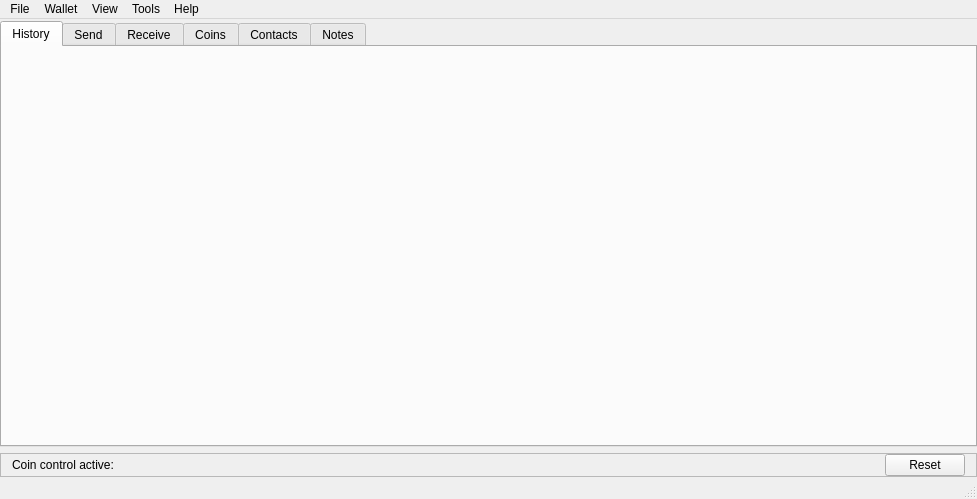
<?xml version="1.0" encoding="UTF-8"?>
<ui version="4.0">
 <class>MainWindow</class>
 <widget class="QMainWindow" name="MainWindow">
  <property name="geometry">
   <rect>
    <x>0</x>
    <y>0</y>
    <width>977</width>
    <height>499</height>
   </rect>
  </property>
  <property name="sizePolicy">
   <sizepolicy hsizetype="Preferred" vsizetype="Preferred">
    <horstretch>0</horstretch>
    <verstretch>0</verstretch>
   </sizepolicy>
  </property>
  <property name="minimumSize">
   <size>
    <width>500</width>
    <height>400</height>
   </size>
  </property>
  <property name="windowTitle">
   <string>Feather</string>
  </property>
  <property name="windowIcon">
   <iconset resource="assets.qrc">
    <normaloff>:/assets/images/appicons/64x64.png</normaloff>:/assets/images/appicons/64x64.png</iconset>
  </property>
  <widget class="QWidget" name="centralWidget">
   <layout class="QVBoxLayout" name="verticalLayout_14">
    <property name="leftMargin">
     <number>0</number>
    </property>
    <property name="topMargin">
     <number>2</number>
    </property>
    <property name="rightMargin">
     <number>0</number>
    </property>
    <property name="bottomMargin">
     <number>0</number>
    </property>
    <item>
     <widget class="QStackedWidget" name="stackedWidget">
      <property name="currentIndex">
       <number>0</number>
      </property>
      <widget class="QWidget" name="page_wallet">
       <layout class="QVBoxLayout" name="verticalLayout_11">
        <property name="leftMargin">
         <number>0</number>
        </property>
        <property name="topMargin">
         <number>0</number>
        </property>
        <property name="rightMargin">
         <number>0</number>
        </property>
        <property name="bottomMargin">
         <number>0</number>
        </property>
        <item>
         <widget class="QTabWidget" name="tabWidget">
          <property name="currentIndex">
           <number>0</number>
          </property>
          <property name="iconSize">
           <size>
            <width>16</width>
            <height>16</height>
           </size>
          </property>
          <widget class="QWidget" name="tabHistory">
           <attribute name="icon">
            <iconset resource="assets.qrc">
             <normaloff>:/assets/images/history.png</normaloff>:/assets/images/history.png</iconset>
           </attribute>
           <attribute name="title">
            <string>History</string>
           </attribute>
           <layout class="QGridLayout" name="gridLayout_3">
            <property name="verticalSpacing">
             <number>9</number>
            </property>
            <item row="0" column="0">
             <layout class="QVBoxLayout" name="historyWidgetLayout"/>
            </item>
           </layout>
          </widget>
          <widget class="QWidget" name="tabSend">
           <property name="sizePolicy">
            <sizepolicy hsizetype="Preferred" vsizetype="Preferred">
             <horstretch>0</horstretch>
             <verstretch>0</verstretch>
            </sizepolicy>
           </property>
           <attribute name="icon">
            <iconset resource="assets.qrc">
             <normaloff>:/assets/images/tab_send.png</normaloff>:/assets/images/tab_send.png</iconset>
           </attribute>
           <attribute name="title">
            <string>Send</string>
           </attribute>
           <layout class="QVBoxLayout" name="verticalLayout">
            <property name="spacing">
             <number>11</number>
            </property>
            <property name="topMargin">
             <number>11</number>
            </property>
            <item>
             <layout class="QVBoxLayout" name="sendWidgetLayout">
              <property name="spacing">
               <number>0</number>
              </property>
             </layout>
            </item>
            <item>
             <spacer name="verticalSpacer">
              <property name="orientation">
               <enum>Qt::Orientation::Vertical</enum>
              </property>
              <property name="sizeHint" stdset="0">
               <size>
                <width>20</width>
                <height>0</height>
               </size>
              </property>
             </spacer>
            </item>
           </layout>
          </widget>
          <widget class="QWidget" name="tabReceive">
           <attribute name="icon">
            <iconset resource="assets.qrc">
             <normaloff>:/assets/images/coins.png</normaloff>:/assets/images/coins.png</iconset>
           </attribute>
           <attribute name="title">
            <string>Receive</string>
           </attribute>
           <layout class="QGridLayout" name="gridLayout_5">
            <item row="0" column="0">
             <layout class="QVBoxLayout" name="receiveWidgetLayout"/>
            </item>
           </layout>
          </widget>
          <widget class="QWidget" name="tabCoins">
           <attribute name="icon">
            <iconset resource="assets.qrc">
             <normaloff>:/assets/images/tab_coins.png</normaloff>:/assets/images/tab_coins.png</iconset>
           </attribute>
           <attribute name="title">
            <string>Coins</string>
           </attribute>
           <layout class="QVBoxLayout" name="verticalLayout_2">
            <item>
             <layout class="QVBoxLayout" name="coinsWidgetLayout"/>
            </item>
           </layout>
          </widget>
          <widget class="QWidget" name="tabContacts">
           <attribute name="icon">
            <iconset resource="assets.qrc">
             <normaloff>:/assets/images/tab_contacts.png</normaloff>:/assets/images/tab_contacts.png</iconset>
           </attribute>
           <attribute name="title">
            <string>Contacts</string>
           </attribute>
           <layout class="QVBoxLayout" name="verticalLayout_4">
            <item>
             <layout class="QVBoxLayout" name="contactsWidgetLayout"/>
            </item>
           </layout>
          </widget>
          <widget class="QWidget" name="tabNotes">
           <attribute name="icon">
            <iconset resource="assets.qrc">
             <normaloff>:/assets/images/tab_notes.png</normaloff>:/assets/images/tab_notes.png</iconset>
           </attribute>
           <attribute name="title">
            <string>Notes</string>
           </attribute>
           <layout class="QVBoxLayout" name="verticalLayout_3">
            <property name="leftMargin">
             <number>0</number>
            </property>
            <property name="topMargin">
             <number>0</number>
            </property>
            <property name="rightMargin">
             <number>0</number>
            </property>
            <property name="bottomMargin">
             <number>0</number>
            </property>
            <item>
             <widget class="QPlainTextEdit" name="notes"/>
            </item>
           </layout>
          </widget>
         </widget>
        </item>
        <item>
         <widget class="QFrame" name="frame_coinControl">
          <property name="frameShape">
           <enum>QFrame::Shape::StyledPanel</enum>
          </property>
          <property name="frameShadow">
           <enum>QFrame::Shadow::Raised</enum>
          </property>
          <layout class="QHBoxLayout" name="horizontalLayout_3">
           <property name="topMargin">
            <number>0</number>
           </property>
           <property name="bottomMargin">
            <number>0</number>
           </property>
           <item>
            <widget class="QLabel" name="label_coinControl">
             <property name="text">
              <string>Coin control active: </string>
             </property>
             <property name="textInteractionFlags">
              <set>Qt::TextInteractionFlag::LinksAccessibleByMouse|Qt::TextInteractionFlag::TextSelectableByMouse</set>
             </property>
            </widget>
           </item>
           <item>
            <widget class="QPushButton" name="btn_resetCoinControl">
             <property name="sizePolicy">
              <sizepolicy hsizetype="Maximum" vsizetype="Fixed">
               <horstretch>0</horstretch>
               <verstretch>0</verstretch>
              </sizepolicy>
             </property>
             <property name="text">
              <string>Reset</string>
             </property>
            </widget>
           </item>
          </layout>
         </widget>
        </item>
       </layout>
      </widget>
      <widget class="QWidget" name="page_lock">
       <layout class="QVBoxLayout" name="verticalLayout_12">
        <property name="leftMargin">
         <number>0</number>
        </property>
        <property name="topMargin">
         <number>0</number>
        </property>
        <property name="rightMargin">
         <number>0</number>
        </property>
        <property name="bottomMargin">
         <number>0</number>
        </property>
        <item>
         <layout class="QVBoxLayout" name="walletUnlockLayout"/>
        </item>
       </layout>
      </widget>
      <widget class="QWidget" name="page_offline">
       <layout class="QVBoxLayout" name="verticalLayout_13">
        <property name="leftMargin">
         <number>0</number>
        </property>
        <property name="topMargin">
         <number>0</number>
        </property>
        <property name="rightMargin">
         <number>0</number>
        </property>
        <property name="bottomMargin">
         <number>0</number>
        </property>
        <item>
         <widget class="QTabWidget" name="tabWidget_2">
          <property name="currentIndex">
           <number>0</number>
          </property>
          <widget class="QWidget" name="tab_5">
           <attribute name="icon">
            <iconset resource="assets.qrc">
             <normaloff>:/assets/images/network.png</normaloff>:/assets/images/network.png</iconset>
           </attribute>
           <attribute name="title">
            <string>Airgapped signing</string>
           </attribute>
           <layout class="QVBoxLayout" name="verticalLayout_16">
            <item>
             <widget class="QLabel" name="label_2">
              <property name="text">
               <string>Feather supports two airgapped transaction signing methods:</string>
              </property>
             </widget>
            </item>
            <item>
             <widget class="QGroupBox" name="groupBox">
              <property name="title">
               <string/>
              </property>
              <layout class="QVBoxLayout" name="verticalLayout_15">
               <item>
                <layout class="QHBoxLayout" name="horizontalLayout_5">
                 <item>
                  <widget class="QRadioButton" name="radio_airgapUR">
                   <property name="sizePolicy">
                    <sizepolicy hsizetype="Maximum" vsizetype="Fixed">
                     <horstretch>0</horstretch>
                     <verstretch>0</verstretch>
                    </sizepolicy>
                   </property>
                   <property name="text">
                    <string/>
                   </property>
                   <property name="checked">
                    <bool>true</bool>
                   </property>
                  </widget>
                 </item>
                 <item>
                  <widget class="ClickableLabel" name="label_airgapUR">
                   <property name="sizePolicy">
                    <sizepolicy hsizetype="Preferred" vsizetype="Fixed">
                     <horstretch>0</horstretch>
                     <verstretch>0</verstretch>
                    </sizepolicy>
                   </property>
                   <property name="text">
                    <string>&lt;html&gt;&lt;head/&gt;&lt;body&gt;&lt;p&gt;Use a webcam to scan &lt;span style=&quot; font-weight:700;&quot;&gt;animated QR codes&lt;/span&gt;&lt;/p&gt;&lt;/body&gt;&lt;/html&gt;</string>
                   </property>
                  </widget>
                 </item>
                </layout>
               </item>
               <item>
                <layout class="QHBoxLayout" name="horizontalLayout_6">
                 <item>
                  <widget class="QRadioButton" name="radio_airgapFiles">
                   <property name="sizePolicy">
                    <sizepolicy hsizetype="Maximum" vsizetype="Fixed">
                     <horstretch>0</horstretch>
                     <verstretch>0</verstretch>
                    </sizepolicy>
                   </property>
                   <property name="text">
                    <string/>
                   </property>
                  </widget>
                 </item>
                 <item>
                  <widget class="ClickableLabel" name="label_airgapFiles">
                   <property name="sizePolicy">
                    <sizepolicy hsizetype="Preferred" vsizetype="Fixed">
                     <horstretch>0</horstretch>
                     <verstretch>0</verstretch>
                    </sizepolicy>
                   </property>
                   <property name="text">
                    <string>&lt;html&gt;&lt;head/&gt;&lt;body&gt;&lt;p&gt;Transfer &lt;span style=&quot; font-weight:700;&quot;&gt;files&lt;/span&gt; between computers (using a flash drive)&lt;/p&gt;&lt;/body&gt;&lt;/html&gt;</string>
                   </property>
                  </widget>
                 </item>
                </layout>
               </item>
              </layout>
             </widget>
            </item>
            <item>
             <spacer name="verticalSpacer_3">
              <property name="orientation">
               <enum>Qt::Orientation::Vertical</enum>
              </property>
              <property name="sizeType">
               <enum>QSizePolicy::Policy::Fixed</enum>
              </property>
              <property name="sizeHint" stdset="0">
               <size>
                <width>20</width>
                <height>10</height>
               </size>
              </property>
             </spacer>
            </item>
            <item>
             <widget class="QLabel" name="label_5">
              <property name="text">
               <string>To initiate an airgapped transaction, try to send a transaction using your online/view-only wallet. Then click 'Sign a transaction..' below to begin the signing process.</string>
              </property>
              <property name="wordWrap">
               <bool>true</bool>
              </property>
             </widget>
            </item>
            <item>
             <widget class="QLabel" name="label_6">
              <property name="text">
               <string>Follow through the steps in the wizard. You may need to transfer/scan multiple files/QR codes.</string>
              </property>
              <property name="wordWrap">
               <bool>true</bool>
              </property>
             </widget>
            </item>
            <item>
             <spacer name="verticalSpacer_4">
              <property name="orientation">
               <enum>Qt::Orientation::Vertical</enum>
              </property>
              <property name="sizeType">
               <enum>QSizePolicy::Policy::Fixed</enum>
              </property>
              <property name="sizeHint" stdset="0">
               <size>
                <width>20</width>
                <height>10</height>
               </size>
              </property>
             </spacer>
            </item>
            <item>
             <layout class="QHBoxLayout" name="horizontalLayout_4">
              <item>
               <widget class="QPushButton" name="btn_help">
                <property name="text">
                 <string>Help</string>
                </property>
               </widget>
              </item>
              <item>
               <spacer name="horizontalSpacer_2">
                <property name="orientation">
                 <enum>Qt::Orientation::Horizontal</enum>
                </property>
                <property name="sizeHint" stdset="0">
                 <size>
                  <width>40</width>
                  <height>20</height>
                 </size>
                </property>
               </spacer>
              </item>
              <item>
               <widget class="QPushButton" name="btn_viewOnlyDetails">
                <property name="text">
                 <string>View-only details</string>
                </property>
               </widget>
              </item>
              <item>
               <widget class="QPushButton" name="btn_checkAddress">
                <property name="text">
                 <string>Show address</string>
                </property>
               </widget>
              </item>
              <item>
               <widget class="QPushButton" name="btn_signTransaction">
                <property name="text">
                 <string>Sign a transaction..</string>
                </property>
               </widget>
              </item>
             </layout>
            </item>
            <item>
             <spacer name="verticalSpacer_2">
              <property name="orientation">
               <enum>Qt::Orientation::Vertical</enum>
              </property>
              <property name="sizeHint" stdset="0">
               <size>
                <width>20</width>
                <height>0</height>
               </size>
              </property>
             </spacer>
            </item>
            <item>
             <widget class="QLabel" name="label">
              <property name="enabled">
               <bool>false</bool>
              </property>
              <property name="text">
               <string>If you're unsure what this is, disable 'Offline mode' by going to Settings → Network → Offline.</string>
              </property>
              <property name="wordWrap">
               <bool>true</bool>
              </property>
             </widget>
            </item>
           </layout>
          </widget>
         </widget>
        </item>
       </layout>
      </widget>
     </widget>
    </item>
   </layout>
  </widget>
  <widget class="QStatusBar" name="statusBar"/>
  <widget class="QMenuBar" name="menuBar">
   <property name="geometry">
    <rect>
     <x>0</x>
     <y>0</y>
     <width>977</width>
     <height>23</height>
    </rect>
   </property>
   <widget class="QMenu" name="menuFile">
    <property name="title">
     <string>File</string>
    </property>
    <widget class="QMenu" name="menuRecently_open">
     <property name="title">
      <string>Recently open</string>
     </property>
    </widget>
    <addaction name="menuRecently_open"/>
    <addaction name="actionOpen"/>
    <addaction name="actionNew_Restore"/>
    <addaction name="actionLock"/>
    <addaction name="actionClose"/>
    <addaction name="actionQuit"/>
    <addaction name="separator"/>
    <addaction name="actionSettings"/>
   </widget>
   <widget class="QMenu" name="menuWallet">
    <property name="title">
     <string>Wallet</string>
    </property>
    <widget class="QMenu" name="menuHistory">
     <property name="title">
      <string>History</string>
     </property>
     <addaction name="actionExport_CSV"/>
     <addaction name="actionImportHistoryCSV"/>
    </widget>
    <widget class="QMenu" name="menuAdvanced">
     <property name="title">
      <string>Advanced</string>
     </property>
     <addaction name="actionStore_wallet"/>
     <addaction name="actionUpdate_balance"/>
     <addaction name="actionRefresh_tabs"/>
     <addaction name="actionRescan_spent"/>
     <addaction name="actionWallet_cache_debug"/>
    </widget>
    <addaction name="actionInformation"/>
    <addaction name="menuAdvanced"/>
    <addaction name="separator"/>
    <addaction name="actionAccount"/>
    <addaction name="actionPassword"/>
    <addaction name="actionSeed"/>
    <addaction name="actionKeys"/>
    <addaction name="actionViewOnly"/>
    <addaction name="separator"/>
    <addaction name="menuHistory"/>
   </widget>
   <widget class="QMenu" name="menuTools">
    <property name="title">
     <string>Tools</string>
    </property>
    <widget class="QMenu" name="menuLoad_signed_transaction">
     <property name="title">
      <string>Broadcast transaction</string>
     </property>
     <addaction name="actionLoadSignedTxFromFile"/>
     <addaction name="actionLoadSignedTxFromText"/>
    </widget>
    <addaction name="actionSignVerify"/>
    <addaction name="actionVerifyTxProof"/>
    <addaction name="separator"/>
    <addaction name="actionKeyImageSync"/>
    <addaction name="menuLoad_signed_transaction"/>
    <addaction name="actionImport_transaction"/>
    <addaction name="separator"/>
    <addaction name="actionTransmitOverUR"/>
    <addaction name="separator"/>
    <addaction name="actionPay_to_many"/>
    <addaction name="actionAddress_checker"/>
    <addaction name="actionCreateDesktopEntry"/>
    <addaction name="actionTxPoolViewer"/>
   </widget>
   <widget class="QMenu" name="menuHelp">
    <property name="title">
     <string>Help</string>
    </property>
    <addaction name="actionAbout"/>
    <addaction name="actionCheckForUpdates"/>
    <addaction name="actionOfficialWebsite"/>
    <addaction name="separator"/>
    <addaction name="actionDocumentation"/>
    <addaction name="actionReport_bug"/>
    <addaction name="actionShow_debug_info"/>
   </widget>
   <widget class="QMenu" name="menuView">
    <property name="title">
     <string>View</string>
    </property>
    <addaction name="actionPlaceholderBegin"/>
    <addaction name="actionShow_Coins"/>
    <addaction name="actionShow_Contacts"/>
    <addaction name="actionShow_Notes"/>
    <addaction name="actionPlaceholderEnd"/>
    <addaction name="separator"/>
    <addaction name="actionShow_Searchbar"/>
   </widget>
   <addaction name="menuFile"/>
   <addaction name="menuWallet"/>
   <addaction name="menuView"/>
   <addaction name="menuTools"/>
   <addaction name="menuHelp"/>
  </widget>
  <action name="actionQuit">
   <property name="text">
    <string>Quit application</string>
   </property>
  </action>
  <action name="action">
   <property name="text">
    <string>Network</string>
   </property>
  </action>
  <action name="actionSignVerify">
   <property name="text">
    <string>Sign/verify message</string>
   </property>
  </action>
  <action name="actionAbout">
   <property name="text">
    <string>About</string>
   </property>
  </action>
  <action name="actionOfficialWebsite">
   <property name="text">
    <string>Official website</string>
   </property>
  </action>
  <action name="actionSettings">
   <property name="text">
    <string>Settings</string>
   </property>
  </action>
  <action name="actionCalculator">
   <property name="text">
    <string>Calculator</string>
   </property>
  </action>
  <action name="actionInformation">
   <property name="text">
    <string>Information</string>
   </property>
  </action>
  <action name="actionPassword">
   <property name="text">
    <string>Password</string>
   </property>
  </action>
  <action name="actionSeed">
   <property name="text">
    <string>Seed</string>
   </property>
  </action>
  <action name="actionReport_bug">
   <property name="text">
    <string>Report bug</string>
   </property>
  </action>
  <action name="actionDonate_to_Feather">
   <property name="text">
    <string>Donate to Feather</string>
   </property>
  </action>
  <action name="actionExport_CSV">
   <property name="text">
    <string>Export CSV</string>
   </property>
  </action>
  <action name="actionShow_Coins">
   <property name="checkable">
    <bool>true</bool>
   </property>
   <property name="text">
    <string>Coins</string>
   </property>
  </action>
  <action name="actionShow_xmr_to">
   <property name="text">
    <string>Show XMR.to</string>
   </property>
  </action>
  <action name="actionShow_calc">
   <property name="text">
    <string>Show Calc</string>
   </property>
  </action>
  <action name="actionClose">
   <property name="text">
    <string>Close wallet</string>
   </property>
  </action>
  <action name="actionVerifyTxProof">
   <property name="text">
    <string>Verify transaction proof</string>
   </property>
  </action>
  <action name="actionStore_wallet">
   <property name="text">
    <string>Save wallet</string>
   </property>
  </action>
  <action name="actionUpdate_balance">
   <property name="text">
    <string>Update balance</string>
   </property>
  </action>
  <action name="actionRefresh_tabs">
   <property name="text">
    <string>Refresh models</string>
   </property>
  </action>
  <action name="actionImportContactsCSV">
   <property name="text">
    <string>Import CSV</string>
   </property>
  </action>
  <action name="actionExportContactsCSV">
   <property name="text">
    <string>Export CSV</string>
   </property>
  </action>
  <action name="actionChange_restore_height">
   <property name="text">
    <string>Change restore height</string>
   </property>
  </action>
  <action name="actionKeys">
   <property name="text">
    <string>Keys</string>
   </property>
  </action>
  <action name="actionCreateDesktopEntry">
   <property name="text">
    <string>Create desktop entry</string>
   </property>
  </action>
  <action name="actionShow_debug_info">
   <property name="text">
    <string>Debug info</string>
   </property>
  </action>
  <action name="actionCreate_view_only_details">
   <property name="text">
    <string>Details</string>
   </property>
  </action>
  <action name="actionCreate_view_only_wallet_file">
   <property name="text">
    <string>Export wallet file</string>
   </property>
  </action>
  <action name="actionViewOnly">
   <property name="text">
    <string>View-Only</string>
   </property>
  </action>
  <action name="actionExport_key_images">
   <property name="text">
    <string>Export key images</string>
   </property>
  </action>
  <action name="actionImport_key_images">
   <property name="text">
    <string>Import key images</string>
   </property>
  </action>
  <action name="actionExport_outputs">
   <property name="text">
    <string>Export outputs</string>
   </property>
  </action>
  <action name="actionImport_outputs">
   <property name="text">
    <string>Import outputs</string>
   </property>
  </action>
  <action name="actionExportKeyImages">
   <property name="text">
    <string>Key Images</string>
   </property>
  </action>
  <action name="actionExportOutputs">
   <property name="text">
    <string>Outputs</string>
   </property>
  </action>
  <action name="actionImportKeyImages">
   <property name="text">
    <string>Key images</string>
   </property>
  </action>
  <action name="actionImportOutputs">
   <property name="text">
    <string>Outputs</string>
   </property>
  </action>
  <action name="actionImportTransaction">
   <property name="text">
    <string>Transaction</string>
   </property>
  </action>
  <action name="actionSubmitTransaction">
   <property name="text">
    <string>Submit transaction file</string>
   </property>
  </action>
  <action name="actionLoadUnsignedTxFromFile">
   <property name="text">
    <string>From file</string>
   </property>
  </action>
  <action name="actionLoadSignedTxFromFile">
   <property name="text">
    <string>From file</string>
   </property>
  </action>
  <action name="actionLoadUnsignedTxFromClipboard">
   <property name="text">
    <string>From clipboard</string>
   </property>
  </action>
  <action name="actionLoadSignedTxFromText">
   <property name="text">
    <string>From text</string>
   </property>
  </action>
  <action name="actionImport_transaction">
   <property name="text">
    <string>Import transaction</string>
   </property>
  </action>
  <action name="actionShow_Exchange">
   <property name="text">
    <string>Show Exchange</string>
   </property>
  </action>
  <action name="actionRescan_spent">
   <property name="text">
    <string>Rescan spent</string>
   </property>
  </action>
  <action name="actionShow_Home">
   <property name="text">
    <string>Show Home</string>
   </property>
  </action>
  <action name="actionWallet_cache_debug">
   <property name="text">
    <string>Wallet cache debug</string>
   </property>
  </action>
  <action name="actionPay_to_many">
   <property name="text">
    <string>Pay to many</string>
   </property>
  </action>
  <action name="actionOpen">
   <property name="text">
    <string>Open wallet</string>
   </property>
  </action>
  <action name="actionNew_Restore">
   <property name="text">
    <string>New/Restore</string>
   </property>
  </action>
  <action name="actionRecently_open">
   <property name="text">
    <string>Recently open</string>
   </property>
  </action>
  <action name="actiont">
   <property name="text">
    <string>t</string>
   </property>
  </action>
  <action name="actiond">
   <property name="text">
    <string>d</string>
   </property>
  </action>
  <action name="actionPrimary_account">
   <property name="checkable">
    <bool>true</bool>
   </property>
   <property name="checked">
    <bool>true</bool>
   </property>
   <property name="enabled">
    <bool>false</bool>
   </property>
   <property name="text">
    <string>Primary account</string>
   </property>
  </action>
  <action name="actionAccount">
   <property name="text">
    <string>Account</string>
   </property>
  </action>
  <action name="actionShow_Searchbar">
   <property name="checkable">
    <bool>true</bool>
   </property>
   <property name="checked">
    <bool>true</bool>
   </property>
   <property name="text">
    <string>Show Searchbar</string>
   </property>
  </action>
  <action name="actionAddress_checker">
   <property name="text">
    <string>Address checker</string>
   </property>
  </action>
  <action name="actionDocumentation">
   <property name="text">
    <string>Documentation</string>
   </property>
  </action>
  <action name="actionLock">
   <property name="text">
    <string>Lock wallet</string>
   </property>
  </action>
  <action name="actionCheckForUpdates">
   <property name="text">
    <string>Check for updates</string>
   </property>
  </action>
  <action name="actionKeyImageSync">
   <property name="text">
    <string>Offline transaction signing</string>
   </property>
  </action>
  <action name="actionTransmitOverUR">
   <property name="text">
    <string>Transmit over UR</string>
   </property>
  </action>
  <action name="actionPlaceholderEnd">
   <property name="text">
    <string>Placeholder</string>
   </property>
  </action>
  <action name="actionPlaceholderBegin">
   <property name="text">
    <string>PlaceholderBegin</string>
   </property>
  </action>
  <action name="actionTxPoolViewer">
   <property name="text">
    <string>Tx pool viewer</string>
   </property>
  </action>
  <action name="actionImportHistoryCSV">
   <property name="text">
    <string>Import descriptions from CSV</string>
   </property>
  </action>
  <action name="actionShow_Contacts">
   <property name="checkable">
    <bool>true</bool>
   </property>
   <property name="text">
    <string>Contacts</string>
   </property>
  </action>
  <action name="actionShow_Notes">
   <property name="checkable">
    <bool>true</bool>
   </property>
   <property name="text">
    <string>Notes</string>
   </property>
  </action>
 </widget>
 <layoutdefault spacing="6" margin="11"/>
 <customwidgets>
  <customwidget>
   <class>ClickableLabel</class>
   <extends>QLabel</extends>
   <header>components.h</header>
  </customwidget>
 </customwidgets>
 <resources>
  <include location="assets.qrc"/>
 </resources>
 <connections/>
 <slots>
  <slot>donateButtonClicked()</slot>
  <slot>calcButtonClicked()</slot>
 </slots>
</ui>
